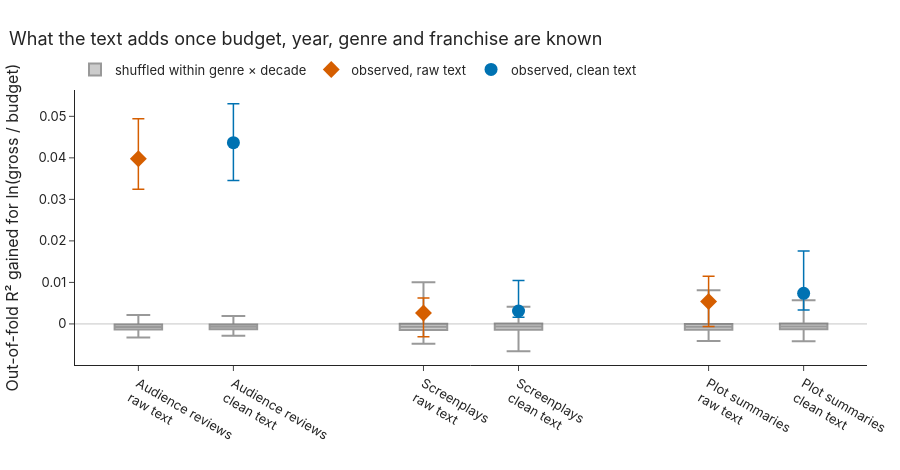

Notebook code for this chart:
### Markdown cell above
## 3. What the text adds beyond budget, year, genre and franchise

The question that matters for profit: once we know the budget, the year, the genres and whether the film is a
sequel, does the text tell us anything more? The controls are fitted by least squares on the training folds; the
ridge regression on the text predicts what they leave. **The null** gives each film the vector of another film
from its own genre × decade cell, 500 times, which breaks the link between text and money and keeps everything else.
With budget controlled, profitability and revenue are the same question: ln(gross) = ln(gross/budget) + ln(budget).

### Code cell
R.fig_net(res).show()
display(R.main_table(r))
display(Markdown(say["net"]))

### Figure 1 — Plotly figure (JSON) as saved in the notebook; plotly's stock layout.template omitted (floating-point values rounded to 4 significant figures; data arrays with more than 128 entries replaced by an {"elided": "..."} marker saying what was removed)
{"data": [{"boxpoints": false, "hoverinfo": "skip", "legendgroup": "null", "line": {"color": "#999999"}, "marker": {"color": "#999999"}, "name": "shuffled within genre × decade", "showlegend": true, "type": "box", "width": 0.5, "x": {"elided": "500 int values"}, "y": {"elided": "500 float values"}}, {"error_y": {"array": [0.00965], "arrayminus": [0.00735], "symmetric": false, "thickness": 1.5, "type": "data", "width": 6}, "hovertemplate": "Audience reviews, raw<br>gain %{y:+.3f}<br>5,405 films, shuffle p = 0.002<extra></extra>", "legendgroup": "raw", "marker": {"color": "#D55E00", "size": 13, "symbol": "diamond"}, "mode": "markers", "name": "observed, raw text", "showlegend": true, "type": "scatter", "x": [0], "y": [0.03977]}, {"boxpoints": false, "hoverinfo": "skip", "legendgroup": "null", "line": {"color": "#999999"}, "marker": {"color": "#999999"}, "name": "shuffled within genre × decade", "showlegend": false, "type": "box", "width": 0.5, "x": {"elided": "500 int values"}, "y": {"elided": "500 float values"}}, {"error_y": {"array": [0.00937], "arrayminus": [0.00912], "symmetric": false, "thickness": 1.5, "type": "data", "width": 6}, "hovertemplate": "Audience reviews, clean<br>gain %{y:+.3f}<br>5,405 films, shuffle p = 0.002<extra></extra>", "legendgroup": "clean", "marker": {"color": "#0072B2", "size": 13, "symbol": "circle"}, "mode": "markers", "name": "observed, clean text", "showlegend": true, "type": "scatter", "x": [1], "y": [0.04366]}, {"boxpoints": false, "hoverinfo": "skip", "legendgroup": "null", "line": {"color": "#999999"}, "marker": {"color": "#999999"}, "name": "shuffled within genre × decade", "showlegend": false, "type": "box", "width": 0.5, "x": {"elided": "500 int values"}, "y": {"elided": "500 float values"}}, {"error_y": {"array": [0.0036], "arrayminus": [0.00572], "symmetric": false, "thickness": 1.5, "type": "data", "width": 6}, "hovertemplate": "Screenplays, raw<br>gain %{y:+.3f}<br>1,538 films, shuffle p = 0.024<extra></extra>", "legendgroup": "raw", "marker": {"color": "#D55E00", "size": 13, "symbol": "diamond"}, "mode": "markers", "name": "observed, raw text", "showlegend": false, "type": "scatter", "x": [3], "y": [0.00265]}, {"boxpoints": false, "hoverinfo": "skip", "legendgroup": "null", "line": {"color": "#999999"}, "marker": {"color": "#999999"}, "name": "shuffled within genre × decade", "showlegend": false, "type": "box", "width": 0.5, "x": {"elided": "500 int values"}, "y": {"elided": "500 float values"}}, {"error_y": {"array": [0.00736], "arrayminus": [0.00148], "symmetric": false, "thickness": 1.5, "type": "data", "width": 6}, "hovertemplate": "Screenplays, clean<br>gain %{y:+.3f}<br>1,538 films, shuffle p = 0.014<extra></extra>", "legendgroup": "clean", "marker": {"color": "#0072B2", "size": 13, "symbol": "circle"}, "mode": "markers", "name": "observed, clean text", "showlegend": false, "type": "scatter", "x": [4], "y": [0.00311]}, {"boxpoints": false, "hoverinfo": "skip", "legendgroup": "null", "line": {"color": "#999999"}, "marker": {"color": "#999999"}, "name": "shuffled within genre × decade", "showlegend": false, "type": "box", "width": 0.5, "x": {"elided": "500 int values"}, "y": {"elided": "500 float values"}}, {"error_y": {"array": [0.0061], "arrayminus": [0.00601], "symmetric": false, "thickness": 1.5, "type": "data", "width": 6}, "hovertemplate": "Plot summaries, raw<br>gain %{y:+.3f}<br>1,625 films, shuffle p = 0.004<extra></extra>", "legendgroup": "raw", "marker": {"color": "#D55E00", "size": 13, "symbol": "diamond"}, "mode": "markers", "name": "observed, raw text", "showlegend": false, "type": "scatter", "x": [6], "y": [0.00539]}, {"boxpoints": false, "hoverinfo": "skip", "legendgroup": "null", "line": {"color": "#999999"}, "marker": {"color": "#999999"}, "name": "shuffled within genre × decade", "showlegend": false, "type": "box", "width": 0.5, "x": {"elided": "500 int values"}, "y": {"elided": "500 float values"}}, {"error_y": {"array": [0.01021], "arrayminus": [0.00404], "symmetric": false, "thickness": 1.5, "type": "data", "width": 6}, "hovertemplate": "Plot summaries, clean<br>gain %{y:+.3f}<br>1,625 films, shuffle p = 0.002<extra></extra>", "legendgroup": "clean", "marker": {"color": "#0072B2", "size": 13, "symbol": "circle"}, "mode": "markers", "name": "observed, clean text", "showlegend": false, "type": "scatter", "x": [7], "y": [0.00738]}], "layout": {"font": {"family": "Inter, Helvetica, Arial, sans-serif", "size": 13}, "height": 470, "legend": {"orientation": "h", "x": 0, "y": 1.02, "yanchor": "bottom"}, "margin": {"b": 60, "l": 70, "r": 30, "t": 90}, "shapes": [{"line": {"color": "#444", "width": 1}, "type": "line", "x0": 0, "x1": 1, "xref": "x domain", "y0": 0, "y1": 0, "yref": "y"}], "title": {"text": "What the text adds once budget, year, genre and franchise are known", "x": 0.01, "xanchor": "left"}, "xaxis": {"ticktext": ["Audience reviews<br>raw text", "Audience reviews<br>clean text", "Screenplays<br>raw text", "Screenplays<br>clean text", "Plot summaries<br>raw text", "Plot summaries<br>clean text"], "tickvals": [0, 1, 3, 4, 6, 7]}, "yaxis": {"title": {"text": "Out-of-fold R² gained for ln(gross / budget)"}}}}
